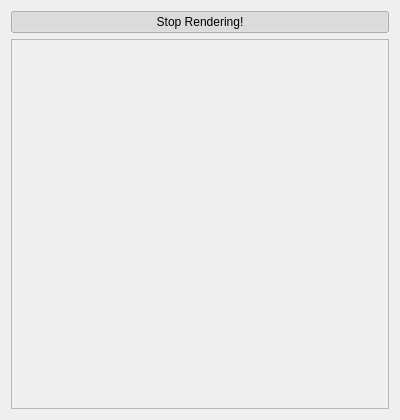
<?xml version="1.0" encoding="UTF-8"?>
<ui version="4.0">
 <class>VulkanWidget</class>
 <widget class="QWidget" name="VulkanWidget">
  <property name="geometry">
   <rect>
    <x>0</x>
    <y>0</y>
    <width>400</width>
    <height>420</height>
   </rect>
  </property>
  <property name="minimumSize">
   <size>
    <width>400</width>
    <height>420</height>
   </size>
  </property>
  <property name="maximumSize">
   <size>
    <width>400</width>
    <height>420</height>
   </size>
  </property>
  <property name="windowTitle">
   <string>First Vulkan Test!</string>
  </property>
  <property name="windowIcon">
   <iconset theme="QIcon::ThemeIcon::ZoomFitBest"/>
  </property>
  <layout class="QVBoxLayout" name="verticalLayout">
   <item>
    <widget class="QPushButton" name="startRenderingBtn">
     <property name="text">
      <string>Stop Rendering!</string>
     </property>
     <property name="checkable">
      <bool>true</bool>
     </property>
     <property name="checked">
      <bool>true</bool>
     </property>
     <property name="flat">
      <bool>false</bool>
     </property>
    </widget>
   </item>
   <item>
    <widget class="QFrame" name="rendererFrame">
     <property name="frameShape">
      <enum>QFrame::Shape::StyledPanel</enum>
     </property>
     <property name="frameShadow">
      <enum>QFrame::Shadow::Raised</enum>
     </property>
     <property name="lineWidth">
      <number>5</number>
     </property>
    </widget>
   </item>
  </layout>
 </widget>
 <resources/>
 <connections/>
</ui>
